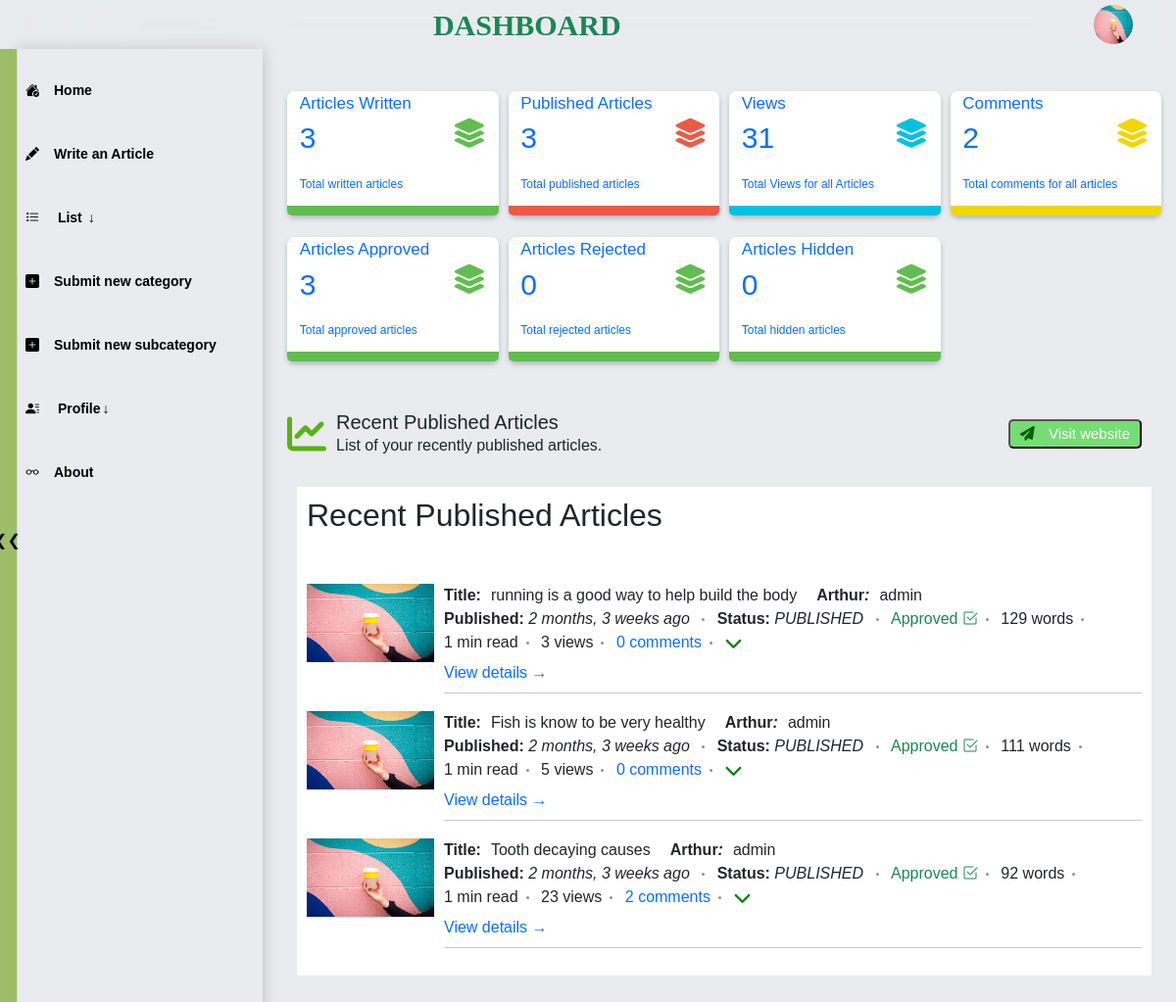
/news/dashboard/ (signed in), run on an earlier commit of the app's database.
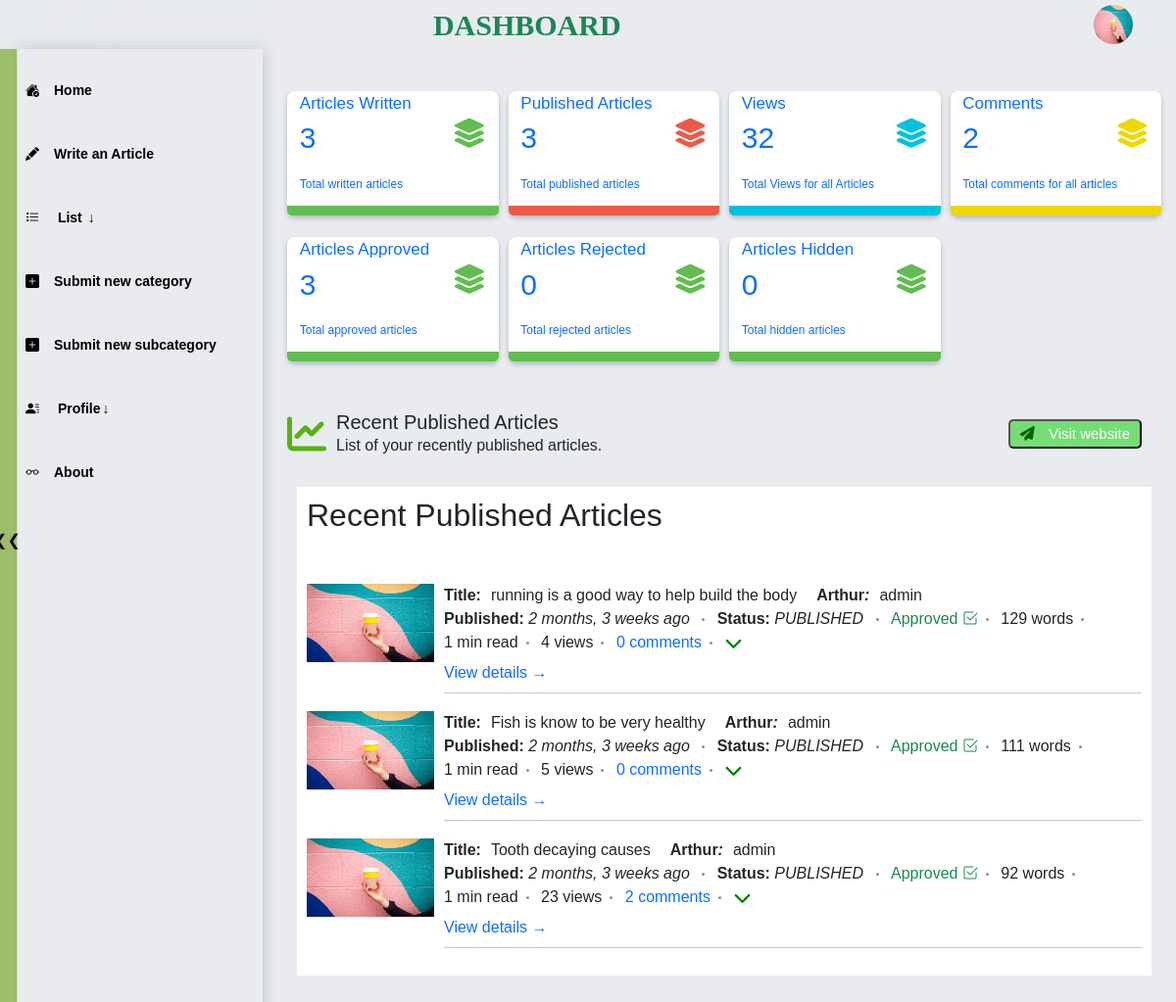
And on a later commit of the database.
### hospital_blog/models/article_m.py (models this page shows, shortened)
class Blog(models.Model):
    DRAFTED = "DRAFTED"
    PUBLISHED = "PUBLISHED"
    STATUS_CHOICES = (
        (DRAFTED, 'Draft'),
        (PUBLISHED, 'Publish'),
    )
    author = models.ForeignKey(User, on_delete=models.CASCADE)
    title = models.CharField(max_length=100)
    content = HTMLField('Content')
    image = models.ImageField(default='article-default.jpg', upload_to='blog_images')
    image_credit = models.CharField(max_length=200, default='CDTBLOG')
    category = models.ForeignKey(Category, on_delete=models.CASCADE)
    subcategory = models.ForeignKey(Subcategory, on_delete=models.CASCADE)
    slug = models.SlugField(unique=True, max_length=255, blank=True, null=True)
    tags = TaggableManager(blank=True)
    status = models.CharField(max_length=10, choices=STATUS_CHOICES,
                              default='DRAFT')
    date_published = models.DateTimeField(blank=True, null=True, editable=False)
    date_created = models.DateTimeField(auto_now_add=True,  editable=False)
    date_updated = models.DateTimeField(blank=True, null=True, editable=False)
    date_drafted = models.DateTimeField(blank=True, null=True, editable=False)
    word_count = models.IntegerField(default=0)
    view_count = models.IntegerField(default=0)
    like_count = models.IntegerField(default=0)
    dislike_count = models.IntegerField(default=0)
    date_hidden = models.DateTimeField(blank=True, null=True,editable=False)
    hidden = models.BooleanField(default=False)
    date_approved = models.DateTimeField(blank=True, null=True, editable=False)
    approved = models.BooleanField(default=False)
    date_rejected = models.DateTimeField(blank=True, null=True, editable=False)
    rejected = models.BooleanField(default=False)
    rejection_reason = models.TextField(blank=True, null=True)
    def formatted_views_count(self):
        if self.view_count < 1000:
            return str(self.view_count)
        elif self.view_count < 1000000:
            return f"{self.view_count // 1000}.{self.view_count % 1000 // 100}k"
        else:
            return f"{self.view_count // 1000000}.{self.view_count % 1000000 // 100000}m"
    def read_time(self):
        words = self.word_count
        if words > 0:
            read_time = round(words / 200)
            if read_time == 0:
                read_time = 1
            if read_time >= 60:
                read_time = round(read_time / 60)
                if read_time == 1:
                    return '1 hr'
                else:
                    return f'{read_time} hrs'
            else:
                if read_time == 1:
                    return '1 min'
                else:
                    return f'{read_time} mins'
        else:
            return 0
    @property
    def comment_count(self):
        count_ =self.comments.filter(blog=self, approved=True).count()
        if count_ >= 1000:
            suffixes = ['', 'k', 'M', 'B', 'T']
            magnitude = 0
            while count_ >= 1000 and magnitude < len(suffixes)-1:
                magnitude += 1
                count_ /= 1000
                _count = f'{count_:.1f}{suffixes[magnitude]}'
            return _count
        else:
            return count_

### hospital_blog/views/dashboard/dashboard_home_v.py (the view, shortened to what this page needs)
# urls.py: path('dashboard/', dashboard_home, name='dashboard_home'),
@login_required
def dashboard_home(request):
    author = request.user
    if author.is_staff:
        blogs_ = Blog.objects.all()
        blogs_c = Blog.objects.all().annotate(total_comments=Sum('comments__approved')) or 0
        if blogs_.exists():
            total_comments = blogs_c.aggregate(Sum('total_comments'))['total_comments__sum'] or 0
            total_views = Blog.objects.aggregate(Sum('view_count'))['view_count__sum'] or 0
        else:
            total_comments=0
            total_views=0
        total_blogs = Blog.objects.count()
        total_published_blogs = Blog.objects.filter(status='PUBLISHED').count() or 0
        recent_blogs  = Blog.objects.filter(status='PUBLISHED', hidden=False).order_by('-date_published')[:5]
        total_rejected = Blog.objects.filter(rejected=True).count() or 0
        total_approved = Blog.objects.filter(approved=True).count() or 0
        total_hidden = Blog.objects.filter(hidden=True).count() or 0
        messages.success(request, 'This is a success message.')
    context = {
        'total_blogs': total_blogs,
        'total_published_blogs': total_published_blogs,
        'total_views': total_views,
        'total_comments': total_comments,
        'recent_blogs': recent_blogs,
        'total_rejected': total_rejected,
        'total_approved': total_approved,
        'total_hidden': total_hidden,
        }
    return render(request, 'blogdashboard/dashboard_home.html', context)

### templates/blogdashboard/dashboard_home.html (shortened to what the changed rows need)
{% extends 'blogdashboard/dashboard_base.html' %}
{% load static %}
{% block css %}
<link rel="stylesheet" href="{% static 'css/blogdashboard/dashboard_home.css' %}">
<link rel="stylesheet" href="{% static 'css/blogdashboard/common.css' %}">
{% endblock css %}
{% block content %}
<section class="item2 section home-page" id="home">
        <div class="info-cards">
            <a href="">
            <div class="card--item">
                <div id="card--item" style="margin: 0.8rem;">
                    <div class="card-top">
                        <div class="card-title-inf">
                            <span class="card--title ">Views</span>
                            <span id="span2">{{ total_views }}</span>
                        </div>
                    </div>
                </div>
            </div>
            </a>
        </div>
        <div class="recent-articles">
            <div id="r-a-heading">
                <h2> Recent Published Articles
            </div>
            {% for blog in recent_blogs %}
            <div id="r-a-body">
                <div class="r-a-body">
                    <div class="img" >
                        <img class="" src="{{ blog.image.url }}" alt="" height="80" width="130">
                    </div>
                    <div style="padding-left: 10px;">
                        <div>
                            <ol class="post-arthur">
                                <li><h6>Title:</h6> <span>{{blog.title}}</span> </li>
                                <li><h6>Arthur<i>:</i></h6> <span>{{ blog.author.username }}</span> </li>
                            </ol>
                        </div>
                        <div class="meta mb-1">
                            <span class="date">
                            <b>Published:</b>
                            <i>{% comment %} {{ blog.date_published|timesince|slice:":9"}} ago {% endcomment %}
                                {{ blog.date_published|timesince|slice:":20"|add:" ago" }}
                            </i>
                            </span>
                            <span class="date">
                                <b>Status:</b>
                                <i>
                                    {{ blog.status }}
                                </i>
                            </span>
                            {% if blog.rejected %}
                                <span class="text-warning date">Rejected <i class="bi bi-x-octagon"></i></span>
                                {% comment %} if approved is True {% endcomment %}
                            {% elif blog.approved %}
                                <span class="text-success date">Approved <i class="bi bi-check2-square"></i></span>
                            {% else %}
                                <span class="text-info date">Not verified <i class="bi bi-app-indicator"></i></span>
                                {% comment %} end {% endcomment %}
                            {% endif %}
                            <span class="time">{{ blog.word_count }} words</span>
                            <span class="time">{{ blog.read_time }} read</span>
                            <span class="comment">{{ blog.formatted_views_count }} views</span>
                            <span class="comment"><a href="#">{{ blog.comment_count }} comments</a></span>
                            <div class="dropdown time">
                                <button class="btn dropdown-toggle" type="button" id="time-dropdown" data-bs-toggle="dropdown" aria-expanded="false">
                                <i class="fas fa-chevron-down dropdown-btn"></i>
                                </button>
                            </div>
                        </div>
                        <a class="r-a-more-link" href="{% url 'blog:das_article_detail' slug=blog.slug %}">View details →</a>
                        <hr class="solid" style="height: 6px;margin: 0.5rem 0;">
                    </div>
                </div>
            </div>
            {% empty %}
            <div>No blogs published yet.</div>
            {% endfor %}
        </div>
</section>
{% endblock content %}

What changed in the data, as far as the page shows it:
changed Blog "running is a good way to help build the body": formatted_views_count "3" → "4"
Also different on the page:
{{ total_views }}: "31" → "32"
